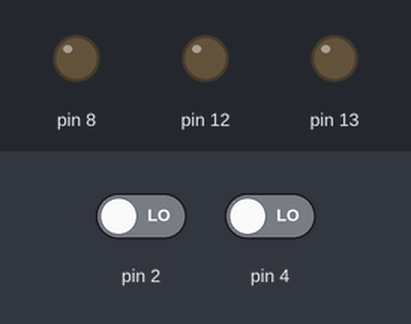
Bench run of a sketch on a simulated Arduino Uno, built with avr-gcc and run on an emulated ATmega328P. Shown: output pins drawn as LEDs (lit = HIGH). The inputs (shaded band) are chosen by the test bench; at power-on: pin 2 LOW, pin 4 LOW.

Above: at 1.2 s.
1.3 s: pin 2 driven HIGH
At 2.2 s:
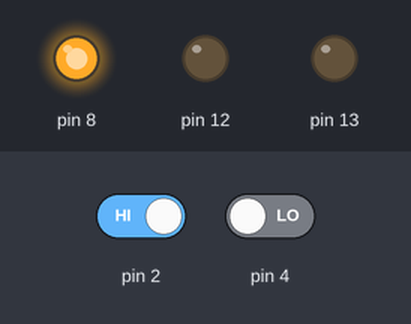
2.8 s: pin 2 driven LOW and pin 4 driven HIGH
At 3.4 s:
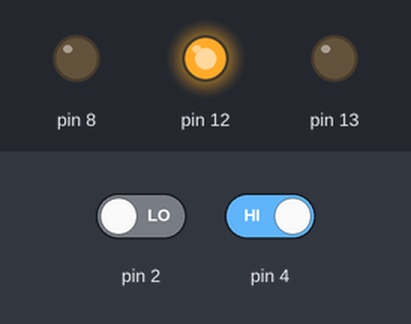
Timing chart, 0 to 5.8 s (numbered marks = the images above; inputs shaded):
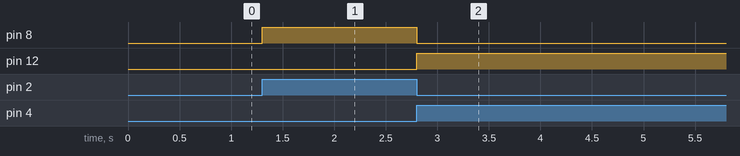

Measured:
- after the input at 1.3 s, pin 8: LOW → HIGH at once
- after the input at 2.8 s, pin 8: HIGH → LOW at once; pin 12: LOW → HIGH at once

The sketch:

MM_2_2_botones_leds.ino
```cpp
void setup() {
 pinMode(2,INPUT);
 pinMode(4,INPUT);
 pinMode(7,INPUT);
 pinMode(8,OUTPUT);
 pinMode(12,OUTPUT);
 pinMode(13,OUTPUT);
}

void loop()

{
  if(digitalRead(2)==1){
    digitalWrite(8,HIGH);
     digitalWrite(12,LOW);
  }
  else if(digitalRead(4)==1){
     digitalWrite(8,LOW);
     digitalWrite(12,HIGH);
  }
}
```
